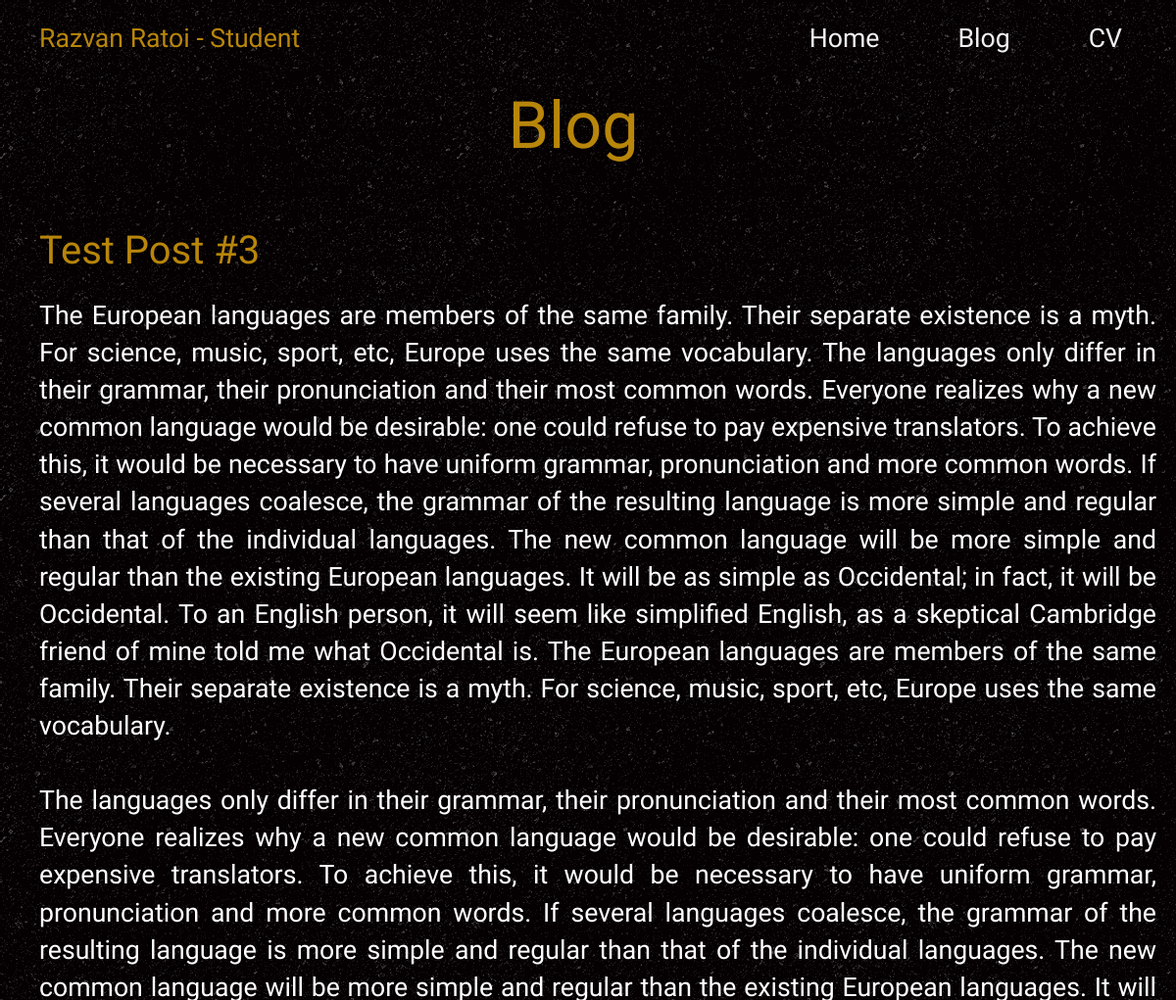
/blog (upper part), run on an earlier commit of the app's database.
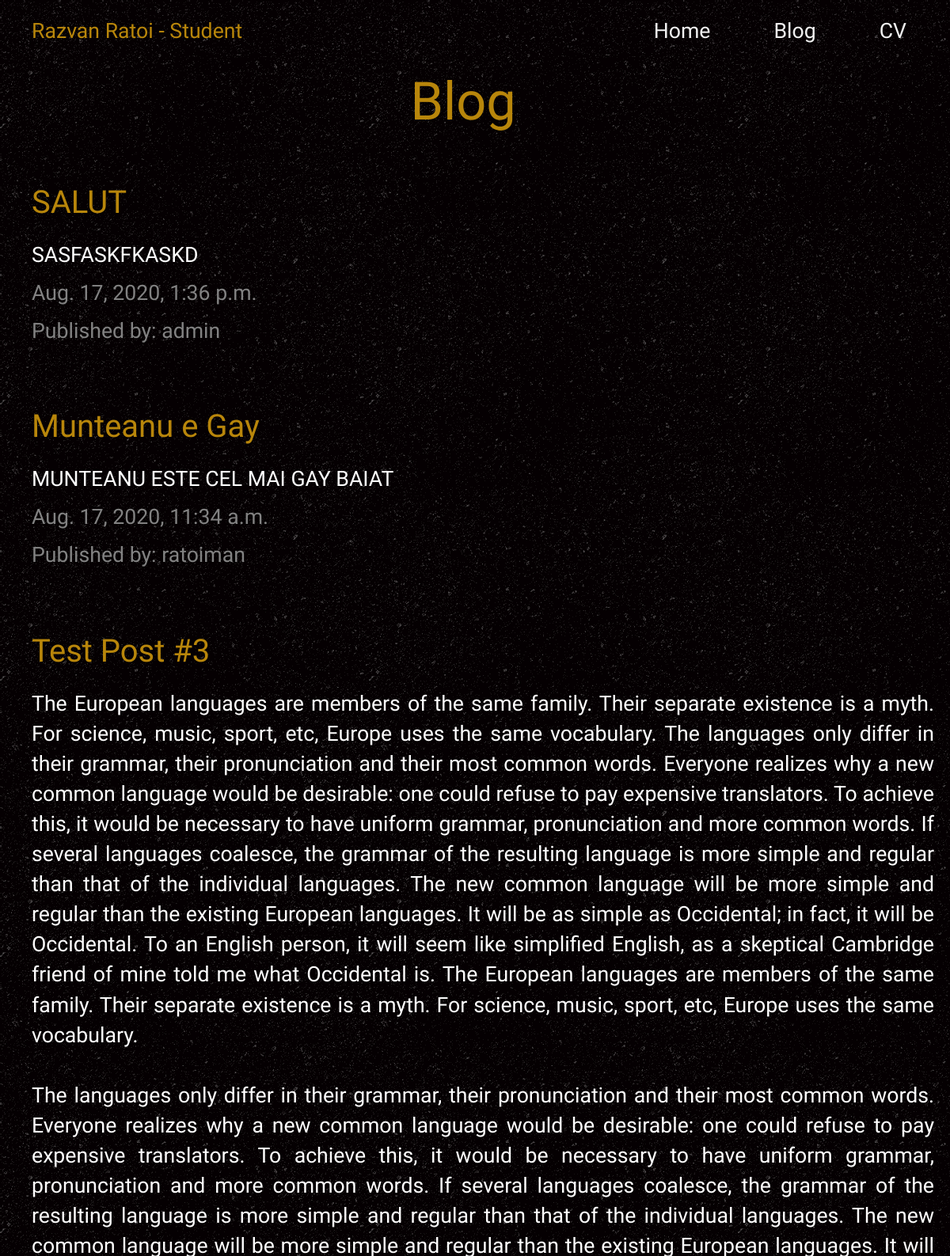
And on a later commit of the database.
### blog/models.py (models this page shows, shortened)
class Post(models.Model):
    author = models.ForeignKey(settings.AUTH_USER_MODEL, on_delete=models.CASCADE)
    title = models.CharField(max_length=200)
    text = models.TextField()
    created_date = models.DateTimeField(default=timezone.now)
    published_date = models.DateTimeField(blank=True, null=True)

### blog/views.py (the view)
# urls.py: path('blog', views.post_list, name='post_list'),
def post_list(request):
    posts = Post.objects.filter(published_date__lte=timezone.now()).order_by('-published_date')
    return render(request, 'blog/post_list.html', {'posts': posts})

### blog/templates/blog/post_list.html
{% extends 'blog/base.html' %}
{% block content %}
    <div class="page-header">
        <h1> Blog </h1>
    </div>
    {% for post in posts %}
        <div class="post">
            <div class="title">
                <h2><a href="{% url 'post_detail' pk=post.pk %}">{{ post.title }}</a></h2></u>
            </div>
            <p>{{ post.text|linebreaksbr }}</p>
            <div class="date">
                {{ post.published_date }}
            </div>
            <div class="author">
                <p>Published by: {{ post.author }}</p>
            </div>
        </div>
    {% endfor %}
{% endblock %}

### blog/templates/blog/base.html (shortened to what this page needs)
{% load static %}
<html>
<head>
    <link rel="stylesheet" href="//maxcdn.bootstrapcdn.com/bootstrap/3.2.0/css/bootstrap.min.css">
    <link rel="stylesheet" href="//maxcdn.bootstrapcdn.com/bootstrap/3.2.0/css/bootstrap-theme.min.css">
    <link rel="stylesheet" href="{% static 'css/base.css' %}">
    <link rel="stylesheet" href="{% static 'css/navbar.css' %}">
    <link rel="stylesheet" href="{% static 'css/blog.css' %}">
    <link rel="stylesheet" href="{% static 'css/home.css' %}">
    <link rel="stylesheet" href="{% static 'css/cv.css' %}">
    <link rel="stylesheet" href="{% static 'css/footer.css' %}">
    <link rel="stylesheet" href="https://cdnjs.cloudflare.com/ajax/libs/font-awesome/4.7.0/css/font-awesome.min.css">
</head>
<body>
<div class="content container">
    <div class="row">
        <div class="col-md-8">
            {% block content %}
            {% endblock %}
        </div>
    </div>
</div>
<nav id="navbar" role="navigation">
    <div class="navbar-left">
        <ul>
            <li>Razvan Ratoi - Student</li>
        </ul>
    </div>
    <div class="navbar-right">
        <ul>
            <li><a href="{% url 'cv' %}">CV</a></li>
            <li><a href=" {% url 'post_list' %}">Blog</a></li>
            <li><a href="/">Home</a></li>
        </ul>
    </div>
</nav>
</body>
</html>

### blog/static/css/base.css (style rules this page uses)
body { font-family: 'Roboto Condensed', sans-serif; width: 100%; background-color: #050002; background-image: url("images/asfalt-light.png"); }
.content { margin-left: 0px; margin-right: 20px; width: 99%; padding-top: 10px; overflow: hidden; margin-bottom: 25px; }
.row { width: 100%; }
.col-md-8 { width: 100%; margin-top: 1%; }
.page-header { border: 0; margin-top: 0; width: 100%; text-align: center; color: darkgoldenrod; font-size: 50pt; }
h1 { color: darkgoldenrod; font-size: 50pt; text-decoration: none; text-align: center; }
h2 a { margin-top: 20px; color: darkgoldenrod; font-size: 30pt; text-decoration: none; text-align: left; width: 100%; }
h2 { color: darkgoldenrod; font-size: 20pt; text-decoration: none; }

### blog/static/css/navbar.css (style rules this page uses)
#navbar { overflow: hidden; background-color: #050002; background-image: url("images/asfalt-light.png"); position: fixed; top: 0; width: 100%; padding-top: 20px; padding-right: 30px; padding-bottom: 10px; }
#navbar a { float: right; display: block; color: #f2f2f2; text-align: center; padding-left: 20px; padding-right: 20px; text-decoration: none; font-size: 20pt; }
.navbar-right { float: right; }
.navbar-right li { float: right; display: block; color: #f2f2f2; text-align: center; padding-left: 20px; padding-right: 20px; text-decoration: none; }
.navbar-left { float: left; }
.navbar-left li { float: left; display: block; color: #f2f2f2; text-align: left; text-decoration: none; font-size: 20pt; color: darkgoldenrod; margin-right: 15px; }

### blog/static/css/blog.css (style rules this page uses)
.title { text-align: left; font-size: 35px; color: white; padding-bottom: 15px; }
.date { color: #828282; padding-bottom: 10px; }
.author { color: #828282; }
.post { padding-bottom: 40px; padding-top: 10px ; margin-left: 25px; font-size: 20pt; width: 100%; color: white; text-align: justify; }

### blog/static/css/cv.css (style rules this page uses)
.content { width: 100%; margin-top: 50px; }

What changed in the data, as far as the page shows it:
added Post: title "SALUT", text "SASFASKFKASKD", published_date "Aug. 17, 2020, 1:36 p.m.", author "admin"
added Post: title "Munteanu e Gay", text "MUNTEANU ESTE CEL MAI GAY BAIAT", published_date "Aug. 17, 2020, 11:34 a.m.", author "ratoiman"
